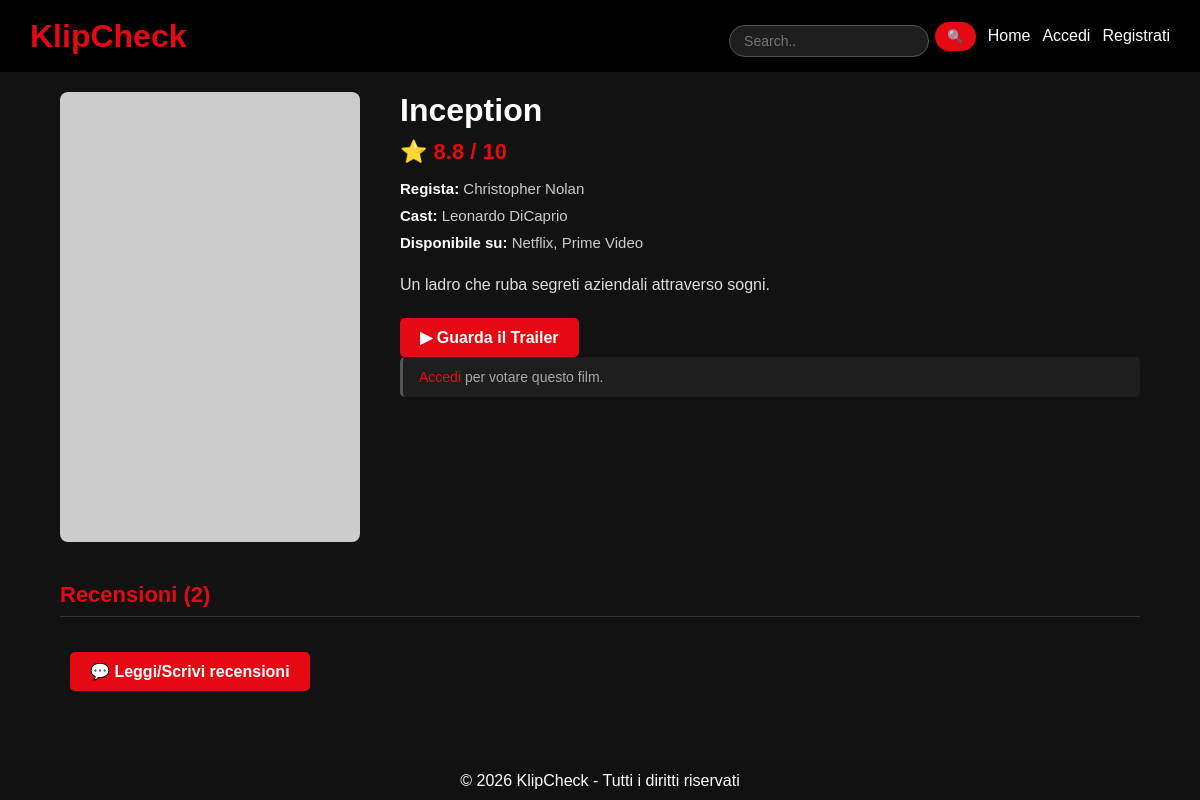
/KlipCheck/film.php?id=1, run on the app's committed database.
### tables this page shows
CREATE TABLE film (
  id INT AUTO_INCREMENT PRIMARY KEY,
  titolo VARCHAR(40) NOT NULL,
  trama TEXT NOT NULL,
  locandina text,
  trailer text,
  piattaforme VARCHAR(100),
  cast TEXT,
  regista VARCHAR(50)
);

### KlipCheck/film.php (the view, shortened to what this page needs)
<?php
$host    = 'localhost';
$db      = 'klipcheckdb';
$user    = 'root';
$pass    = 'mysql';
$charset = 'utf8mb4';
try {
    $pdo = new PDO(
        "mysql:host=$host;dbname=$db;charset=$charset",
        $user, $pass,
        [PDO::ATTR_ERRMODE => PDO::ERRMODE_EXCEPTION]
    );
} catch (PDOException $e) {
    die("Connessione fallita: " . $e->getMessage());
}
$id = isset($_GET['id']) ? (int)$_GET['id'] : 0;
$stmt = $pdo->prepare("
    SELECT f.*, AVG(v.valore) AS voto_medio
    FROM film f
    LEFT JOIN valutazione v ON v.film_id = f.id
    WHERE f.id = :id
    GROUP BY f.id
");
$stmt->execute([':id' => $id]);
$film = $stmt->fetch(PDO::FETCH_ASSOC);
$stmtRec = $pdo->prepare("
    SELECT r.id, r.testo, u.username,
           COUNT(m.id) AS num_like
    FROM recensione r
    JOIN utente u ON u.id = r.utente_id
    LEFT JOIN mipiace m ON m.recensione_id = r.id
    WHERE r.film_id = :id
    GROUP BY r.id
    ORDER BY num_like DESC, r.id DESC
");
$stmtRec->execute([':id' => $id]);
$recensioni = $stmtRec->fetchAll(PDO::FETCH_ASSOC);
$locandina = $film['locandina'];
if ($locandina && !str_starts_with($locandina, 'http')) {
    $locandina = 'img/' . $locandina;
    if (!file_exists($locandina)) {
        $locandina = 'https://via.placeholder.com/300x450?text=' . urlencode($film['titolo']);
    }
} elseif (!$locandina) {
    $locandina = 'https://via.placeholder.com/300x450?text=' . urlencode($film['titolo']);
}
$voto = $film['voto_medio'] !== null
    ? number_format($film['voto_medio'], 1)
    : 'Nessun voto';
$mioVoto = null;
?>
<!DOCTYPE html>
<html lang="it">
<head>
    <link rel="stylesheet" href="./style.css">
</head>
<body>
    <header>
        <h1>KlipCheck</h1>
        <nav>
            <form method="GET" action="./index.php">
                <input
                    type="text"
                    name="q"
                    placeholder="Search.."
                >
                <button type="submit">🔍</button>
            </form>
            <a href="./index.php">Home</a>
            <?php if (isset($_SESSION['user_id'])): ?>
            <?php if ($_SESSION['grado'] === 'registrato'): ?>
                <a href="areaRiservata.php">Area Riservata</a>
            <?php endif; ?>
            <?php if ($_SESSION['grado'] === 'admin'): ?>
                <a href="areaRiservataAdmin.php">Area Admin</a>
            <?php endif; ?>
            <?php else: ?>
                <a href="./login/Accesso.php">Accedi</a>
                <a href="./login/Registrazione.php">Registrati</a>
            <?php endif; ?>
        </nav>
    </header>
    <div class="container">
        <div class="film-detail">
            <img src="<?= htmlspecialchars($locandina) ?>" alt="<?= htmlspecialchars($film['titolo']) ?>">
            <div class="film-meta">
                <h1><?= htmlspecialchars($film['titolo']) ?></h1>
                <div class="rating">⭐ <?= $voto ?> / 10</div>
                <?php if ($film['regista']): ?>
                    <div class="meta-row">
                        <strong>Regista:</strong> <?= htmlspecialchars($film['regista']) ?>
                    </div>
                <?php endif; ?>
                <?php if ($film['cast']): ?>
                    <div class="meta-row">
                        <strong>Cast:</strong> <?= htmlspecialchars($film['cast']) ?>
                    </div>
                <?php endif; ?>
                <?php if ($film['piattaforme']): ?>
                    <div class="meta-row">
                        <strong>Disponibile su:</strong> <?= htmlspecialchars($film['piattaforme']) ?>
                    </div>
                <?php endif; ?>
                <?php if ($film['trama']): ?>
                    <p class="trama"><?= nl2br(htmlspecialchars($film['trama'])) ?></p>
                <?php endif; ?>
                <?php if ($film['trailer']): ?>
                    <a href="<?= htmlspecialchars($film['trailer']) ?>" target="_blank" class="trailer-btn">
                        ▶ Guarda il Trailer
                    </a>
                <?php endif; ?>
                <?php
                    $grado = $_SESSION['grado'] ?? '';
                    if (isset($_SESSION['user_id']) && in_array($grado, ['registrato', 'admin'])):
                    ?>
                    <div class="valutazione-box">
                        <h3>La tua valutazione</h3>
                        <form method="post" action="film.php?id=<?= $id ?>">
                            <select name="valore" required>
                                <option value="">-- Scegli un voto --</option>
                                <?php for ($v = 1.0; $v <= 10.0; $v += 0.5): ?>
                                    <option value="<?= $v ?>" <?= ($mioVoto == $v) ? 'selected' : '' ?>>
                                        <?= number_format($v, 1) ?>
                                    </option>
                                <?php endfor; ?>
                            </select>
                            <button type="submit" class="trailer-btn">
                                <?= $mioVoto ? '✏️ Aggiorna voto' : '⭐ Vota' ?>
                            </button>
                        </form>
                        <?php if ($mioVoto): ?>
                            <p class="voto-attuale">Il tuo voto attuale: <strong><?= number_format($mioVoto, 1) ?></strong></p>
                        <?php endif; ?>
                    </div>
                    <?php elseif (!isset($_SESSION['user_id'])): ?>
                        <p class="info-box"><a href="login/Accesso.php">Accedi</a> per votare questo film.</p>
                    <?php else: ?>
                        <p class="info-box">Solo utenti registrati possono votare.</p>
                    <?php endif; ?>
            </div>
        </div>
        <h2 class="section-title">Recensioni (<?= count($recensioni) ?>)</h2>
<a href="recensione.php?film_id=<?= $film['id'] ?>" class="trailer-btn" style="margin-left:10px;">
    💬 Leggi/Scrivi recensioni
</a>
    <footer>
        <p>© 2026 KlipCheck - Tutti i diritti riservati</p>
    </footer>
</body>
</html>

### KlipCheck/style.css (style rules this page uses)
* { margin: 0; padding: 0; box-sizing: border-box; }
body { font-family: Arial, sans-serif; background-color: #121212; color: #ffffff; margin: 0; padding-bottom: 60px; }
header { background-color: #000; padding: 15px 30px; display: flex; justify-content: space-between; align-items: center; }
header h1 { color: #e50914; }
nav { display: flex; align-items: center; gap: 12px; }
nav a { color: white; text-decoration: none; }
nav form { display: flex; align-items: center; gap: 6px; margin-top: 0; }
nav input[type="text"] { padding: 7px 14px; border-radius: 20px; border: 1px solid #555; background-color: #1e1e1e; color: white; font-size: 14px; outline: none; transition: border 0.2s; width: 200px; }
nav form button { padding: 7px 12px; border-radius: 20px; margin-top: 0; }
.container { width: 90%; margin: 20px auto; }
.rating { margin-top: 8px; color: #e50914; font-weight: bold; }
button { margin-top: 10px; padding: 8px 12px; border: none; background-color: #e50914; color: white; border-radius: 5px; cursor: pointer; }
form { margin-top: 20px; }
input, textarea { width: 100%; padding: 8px; margin-top: 10px; border-radius: 5px; border: none; }
footer { position: fixed; bottom: 0; left: 0; width: 100%; background-color: #111; color: white; text-align: center; padding: 10px; }
.film-detail { display: flex; gap: 40px; margin-bottom: 40px; flex-wrap: wrap; }
.film-detail img { width: 300px; height: 450px; object-fit: cover; border-radius: 8px; flex-shrink: 0; }
.film-meta { flex: 1; min-width: 250px; }
.film-meta h1 { font-size: 32px; margin-bottom: 10px; color: #fff; }
.film-meta .rating { font-size: 22px; margin-bottom: 15px; }
.film-meta .meta-row { margin-bottom: 10px; color: #ccc; font-size: 15px; }
.film-meta .meta-row strong { color: #fff; }
.trama { margin-top: 20px; line-height: 1.7; color: #ddd; }
.trailer-btn { display: inline-block; margin-top: 20px; padding: 10px 20px; background-color: #e50914; color: white; border-radius: 5px; text-decoration: none; font-weight: bold; transition: background-color 0.2s; }
.section-title { font-size: 22px; color: #e50914; margin-bottom: 15px; border-bottom: 1px solid #333; padding-bottom: 8px; }
.info-box { background-color: #1e1e1e; border-left: 3px solid #555; padding: 12px 16px; border-radius: 5px; color: #aaa; font-size: 14px; margin-bottom: 20px; }
.info-box a { color: #e50914; text-decoration: none; }

### data on the page
film: titolo "Inception", regista "Christopher Nolan", cast "Leonardo DiCaprio", piattaforme "Netflix, Prime Video", trama "Un ladro che ruba segreti aziendali attraverso sogni."

### other printed values
$voto "8.8"
count($recensioni) "2"
